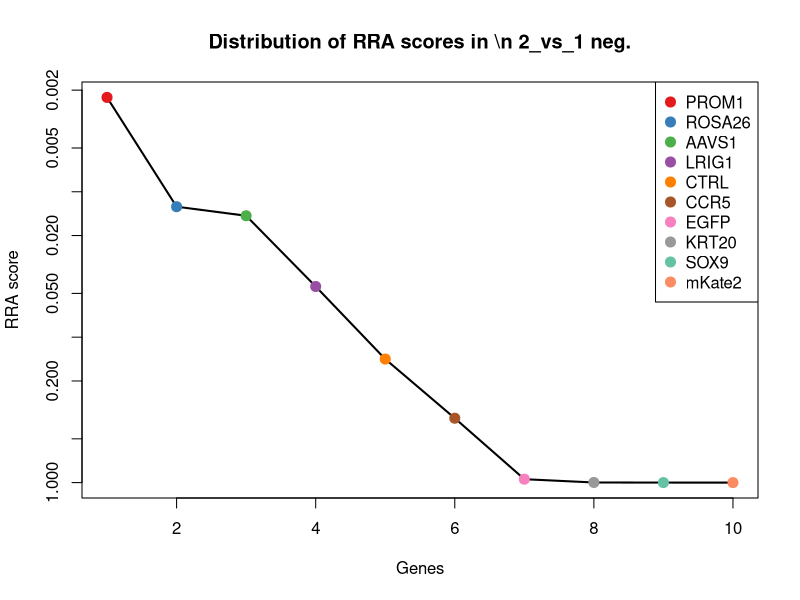
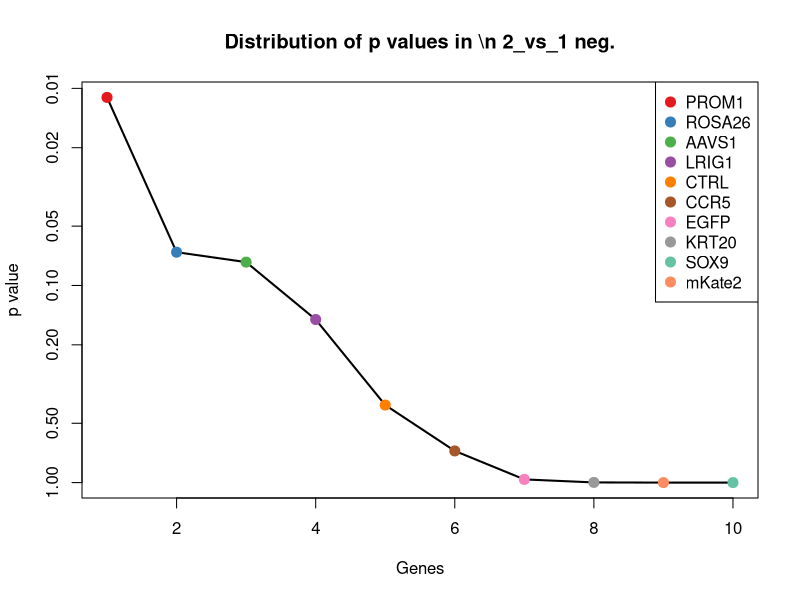
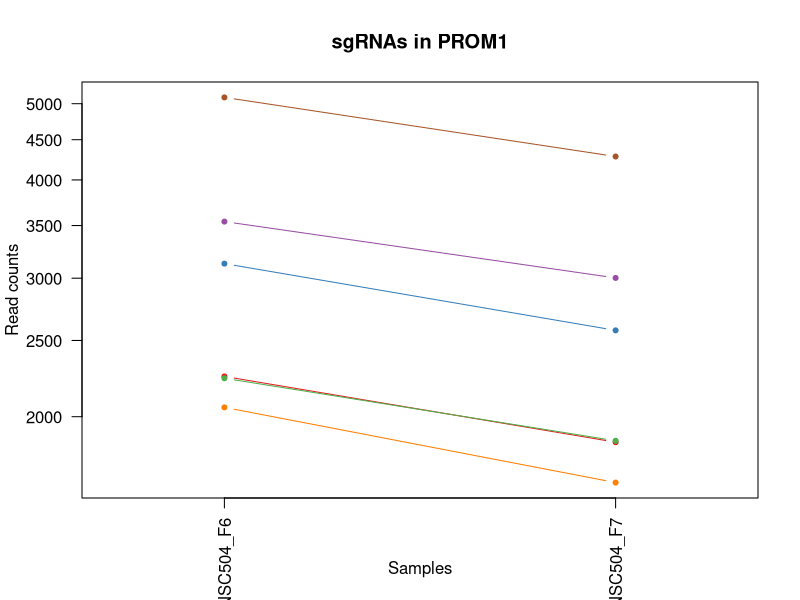
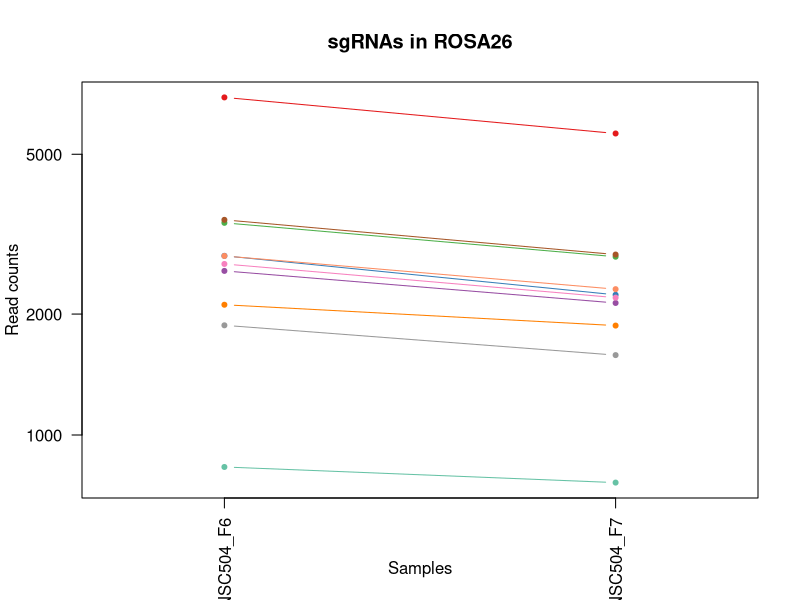
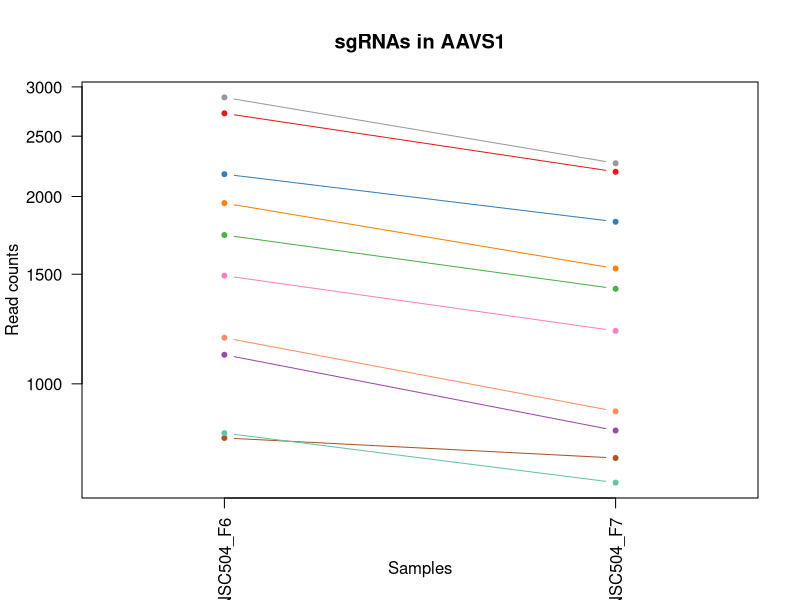
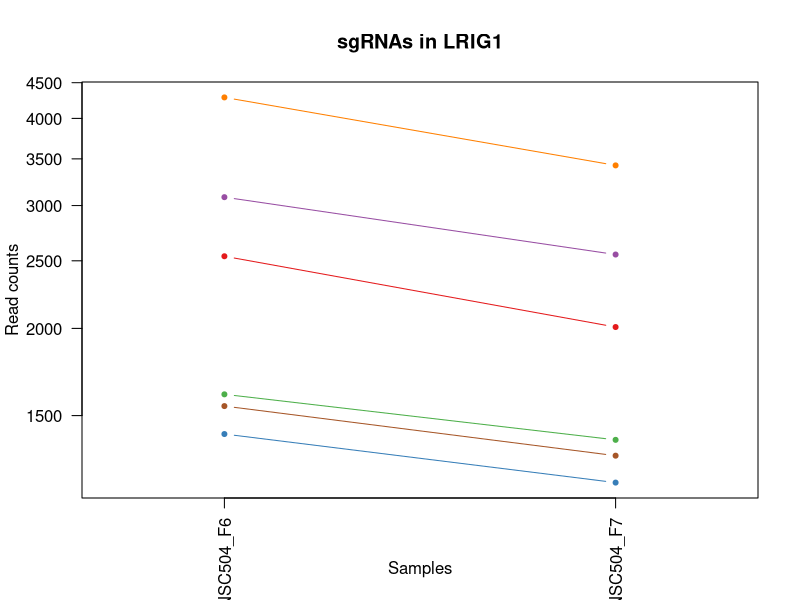
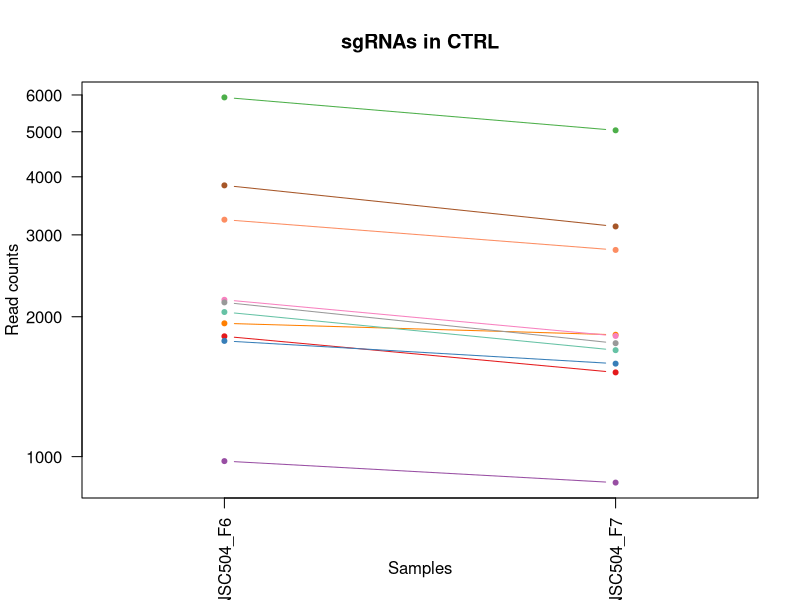
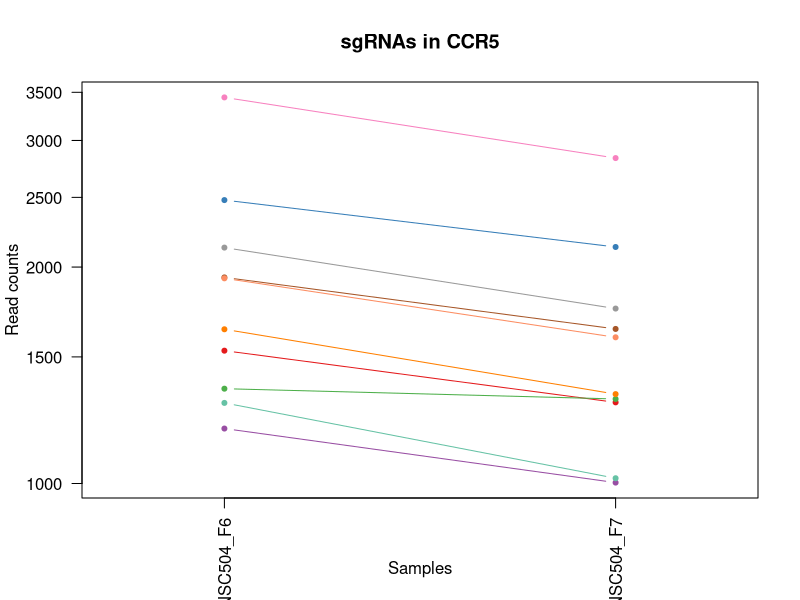

Write R code to recreate these figures, in order. (Note: this script raises an error after producing the figures.)
pdf(file='S4B_c1_t2.pdf',width=4.5,height=4.5);
gstable=read.table('S4B_c1_t2.gene_summary.txt',header=T)
# 
#
# parameters
# Do not modify the variables beginning with "__"

# gstablename='__GENE_SUMMARY_FILE__'
startindex=3
# outputfile='__OUTPUT_FILE__'
targetgenelist=c("PROM1","ROSA26","AAVS1","LRIG1","CTRL","CCR5","EGFP","KRT20","SOX9","mKate2")
# samplelabel=sub('.\\w+.\\w+$','',colnames(gstable)[startindex]);
samplelabel='2_vs_1 neg.'


# You need to write some codes in front of this code:
# gstable=read.table(gstablename,header=T)
# pdf(file=outputfile,width=6,height=6)


# set up color using RColorBrewer
#library(RColorBrewer)
#colors <- brewer.pal(length(targetgenelist), "Set1")

colors=c( "#E41A1C", "#377EB8", "#4DAF4A", "#984EA3", "#FF7F00",  "#A65628", "#F781BF",
          "#999999", "#66C2A5", "#FC8D62", "#8DA0CB", "#E78AC3", "#A6D854", "#FFD92F", "#E5C494", "#B3B3B3", 
          "#8DD3C7", "#FFFFB3", "#BEBADA", "#FB8072", "#80B1D3", "#FDB462", "#B3DE69", "#FCCDE5",
          "#D9D9D9", "#BC80BD", "#CCEBC5", "#FFED6F")

######
# function definition

plotrankedvalues<-function(val, tglist, ...){
  
  plot(val,log='y',ylim=c(max(val),min(val)),type='l',lwd=2, ...)
  if(length(tglist)>0){
    for(i in 1:length(tglist)){
      targetgene=tglist[i];
      tx=which(names(val)==targetgene);ty=val[targetgene];
      points(tx,ty,col=colors[(i %% length(colors)) ],cex=2,pch=20)
      # text(tx+50,ty,targetgene,col=colors[i])
    }
    legend('topright',tglist,pch=20,pt.cex = 2,cex=1,col=colors)
  }
}



plotrandvalues<-function(val,targetgenelist, ...){
  # choose the one with the best distance distribution
  
  mindiffvalue=0;
  randval=val;
  for(i in 1:20){
    randval0=sample(val)
    vindex=sort(which(names(randval0) %in% targetgenelist))
    if(max(vindex)>0.9*length(val)){
      # print('pass...')
      next;
    }
    mindiffind=min(diff(vindex));
    if (mindiffind > mindiffvalue){
      mindiffvalue=mindiffind;
      randval=randval0;
      # print(paste('Diff: ',mindiffvalue))
    }
  }
  plot(randval,log='y',ylim=c(max(randval),min(randval)),pch=20,col='grey', ...)
  
  if(length(targetgenelist)>0){
    for(i in 1:length(targetgenelist)){
      targetgene=targetgenelist[i];
      tx=which(names(randval)==targetgene);ty=randval[targetgene];
      points(tx,ty,col=colors[(i %% length(colors)) ],cex=2,pch=20)
      text(tx+50,ty,targetgene,col=colors[i])
    }
  }
  
}




# set.seed(1235)



pvec=gstable[,startindex]
names(pvec)=gstable[,'id']
pvec=sort(pvec);

plotrankedvalues(pvec,targetgenelist,xlab='Genes',ylab='RRA score',main=paste('Distribution of RRA scores in \\n',samplelabel))

# plotrandvalues(pvec,targetgenelist,xlab='Genes',ylab='RRA score',main=paste('Distribution of RRA scores in \\n',samplelabel))


pvec=gstable[,startindex+1]
names(pvec)=gstable[,'id']
pvec=sort(pvec);

plotrankedvalues(pvec,targetgenelist,xlab='Genes',ylab='p value',main=paste('Distribution of p values in \\n',samplelabel))

# plotrandvalues(pvec,targetgenelist,xlab='Genes',ylab='p value',main=paste('Distribution of p values in \\n',samplelabel))



# you need to write after this code:
# dev.off()






# parameters
# Do not modify the variables beginning with "__"
targetmat=list(c(2249.140478180906,1855.2353510091634),c(3129.682686841665,2574.125495789453),c(2237.0782561444576,1862.8254430355014),c(3539.798236080923,3001.339246986186),c(2054.28919913058,1648.1342685762293),c(5092.11342584852,4282.980500576386))
targetgene="PROM1"
collabel=c("S30_MNSC504_F6","S31_MNSC504_F7")

# set up color using RColorBrewer
#library(RColorBrewer)
#colors <- brewer.pal(length(targetgenelist), "Set1")

colors=c( "#E41A1C", "#377EB8", "#4DAF4A", "#984EA3", "#FF7F00",  "#A65628", "#F781BF",
          "#999999", "#66C2A5", "#FC8D62", "#8DA0CB", "#E78AC3", "#A6D854", "#FFD92F", "#E5C494", "#B3B3B3", 
          "#8DD3C7", "#FFFFB3", "#BEBADA", "#FB8072", "#80B1D3", "#FDB462", "#B3DE69", "#FCCDE5",
          "#D9D9D9", "#BC80BD", "#CCEBC5", "#FFED6F")


## code

targetmatvec=unlist(targetmat)+1
yrange=range(targetmatvec[targetmatvec>0]);
# yrange[1]=1; # set the minimum value to 1
for(i in 1:length(targetmat)){
  vali=targetmat[[i]]+1;
  if(i==1){
    plot(1:length(vali),vali,type='b',las=1,pch=20,main=paste('sgRNAs in',targetgene),ylab='Read counts',xlab='Samples',xlim=c(0.7,length(vali)+0.3),ylim = yrange,col=colors[(i %% length(colors))],xaxt='n',log='y')
    axis(1,at=1:length(vali),labels=(collabel),las=2)
    # lines(0:100,rep(1,101),col='black');
  }else{
    lines(1:length(vali),vali,type='b',pch=20,col=colors[(i %% length(colors))])
  }
}




# parameters
# Do not modify the variables beginning with "__"
targetmat=list(c(6926.4990386223035,5631.84828354272),c(2791.9404698211,2232.5713546042475),c(3373.710717271359,2777.9736816396708),c(2560.902524661428,2130.6472616791384),c(2109.033129911386,1871.4998339227448),c(3432.166100986457,2812.671245188644),c(2664.8232068216016,2196.789492194369),c(1874.2837318174218,1579.8234403391882),c(831.3654572813911,760.0935014946953),c(2790.084743353954,2306.3036771458155))
targetgene="ROSA26"
collabel=c("S30_MNSC504_F6","S31_MNSC504_F7")

# set up color using RColorBrewer
#library(RColorBrewer)
#colors <- brewer.pal(length(targetgenelist), "Set1")

colors=c( "#E41A1C", "#377EB8", "#4DAF4A", "#984EA3", "#FF7F00",  "#A65628", "#F781BF",
          "#999999", "#66C2A5", "#FC8D62", "#8DA0CB", "#E78AC3", "#A6D854", "#FFD92F", "#E5C494", "#B3B3B3", 
          "#8DD3C7", "#FFFFB3", "#BEBADA", "#FB8072", "#80B1D3", "#FDB462", "#B3DE69", "#FCCDE5",
          "#D9D9D9", "#BC80BD", "#CCEBC5", "#FFED6F")


## code

targetmatvec=unlist(targetmat)+1
yrange=range(targetmatvec[targetmatvec>0]);
# yrange[1]=1; # set the minimum value to 1
for(i in 1:length(targetmat)){
  vali=targetmat[[i]]+1;
  if(i==1){
    plot(1:length(vali),vali,type='b',las=1,pch=20,main=paste('sgRNAs in',targetgene),ylab='Read counts',xlab='Samples',xlim=c(0.7,length(vali)+0.3),ylim = yrange,col=colors[(i %% length(colors))],xaxt='n',log='y')
    axis(1,at=1:length(vali),labels=(collabel),las=2)
    # lines(0:100,rep(1,101),col='black');
  }else{
    lines(1:length(vali),vali,type='b',pch=20,col=colors[(i %% length(colors))])
  }
}




# parameters
# Do not modify the variables beginning with "__"
targetmat=list(c(2719.5671376024075,2190.2836990289366),c(2171.1999665607755,1820.5377874601902),c(1733.2485203143285,1420.4315077860924),c(1112.5080170540043,840.3316172016958),c(1950.3685169704063,1531.0299915984447),c(817.4475087777963,759.0092026337899),c(1491.0762163517807,1215.499023074969),c(2884.726793178398,2260.763124987788),c(832.293320514964,692.8669721185596),c(1184.8813492726968,902.1366522733044))
targetgene="AAVS1"
collabel=c("S30_MNSC504_F6","S31_MNSC504_F7")

# set up color using RColorBrewer
#library(RColorBrewer)
#colors <- brewer.pal(length(targetgenelist), "Set1")

colors=c( "#E41A1C", "#377EB8", "#4DAF4A", "#984EA3", "#FF7F00",  "#A65628", "#F781BF",
          "#999999", "#66C2A5", "#FC8D62", "#8DA0CB", "#E78AC3", "#A6D854", "#FFD92F", "#E5C494", "#B3B3B3", 
          "#8DD3C7", "#FFFFB3", "#BEBADA", "#FB8072", "#80B1D3", "#FDB462", "#B3DE69", "#FCCDE5",
          "#D9D9D9", "#BC80BD", "#CCEBC5", "#FFED6F")


## code

targetmatvec=unlist(targetmat)+1
yrange=range(targetmatvec[targetmatvec>0]);
# yrange[1]=1; # set the minimum value to 1
for(i in 1:length(targetmat)){
  vali=targetmat[[i]]+1;
  if(i==1){
    plot(1:length(vali),vali,type='b',las=1,pch=20,main=paste('sgRNAs in',targetgene),ylab='Read counts',xlab='Samples',xlim=c(0.7,length(vali)+0.3),ylim = yrange,col=colors[(i %% length(colors))],xaxt='n',log='y')
    axis(1,at=1:length(vali),labels=(collabel),las=2)
    # lines(0:100,rep(1,101),col='black');
  }else{
    lines(1:length(vali),vali,type='b',pch=20,col=colors[(i %% length(colors))])
  }
}




# parameters
# Do not modify the variables beginning with "__"
targetmat=list(c(2536.7780805885304,2008.1214903968269),c(1410.3521150309311,1201.4031378831987),c(1607.9869837819763,1383.5653465153084),c(3083.289525163016,2551.355219710439),c(4285.800275873599,3424.2158027392975),c(1546.7480103661594,1313.0859205564564))
targetgene="LRIG1"
collabel=c("S30_MNSC504_F6","S31_MNSC504_F7")

# set up color using RColorBrewer
#library(RColorBrewer)
#colors <- brewer.pal(length(targetgenelist), "Set1")

colors=c( "#E41A1C", "#377EB8", "#4DAF4A", "#984EA3", "#FF7F00",  "#A65628", "#F781BF",
          "#999999", "#66C2A5", "#FC8D62", "#8DA0CB", "#E78AC3", "#A6D854", "#FFD92F", "#E5C494", "#B3B3B3", 
          "#8DD3C7", "#FFFFB3", "#BEBADA", "#FB8072", "#80B1D3", "#FDB462", "#B3DE69", "#FCCDE5",
          "#D9D9D9", "#BC80BD", "#CCEBC5", "#FFED6F")


## code

targetmatvec=unlist(targetmat)+1
yrange=range(targetmatvec[targetmatvec>0]);
# yrange[1]=1; # set the minimum value to 1
for(i in 1:length(targetmat)){
  vali=targetmat[[i]]+1;
  if(i==1){
    plot(1:length(vali),vali,type='b',las=1,pch=20,main=paste('sgRNAs in',targetgene),ylab='Read counts',xlab='Samples',xlim=c(0.7,length(vali)+0.3),ylim = yrange,col=colors[(i %% length(colors))],xaxt='n',log='y')
    axis(1,at=1:length(vali),labels=(collabel),las=2)
    # lines(0:100,rep(1,101),col='black');
  }else{
    lines(1:length(vali),vali,type='b',pch=20,col=colors[(i %% length(colors))])
  }
}




# parameters
# Do not modify the variables beginning with "__"
targetmat=list(c(1813.972621635178,1516.9341064066743),c(1773.1466393579667,1584.16063578281),c(5927.190336064203,5035.4839100447425),c(977.0399849523491,878.2820773333854),c(1934.5948419996655,1828.1278794865282),c(3833.0030178899847,3127.117914851214),c(2173.9835562614944,1817.284890877474),c(2146.1476592543054,1753.3112580840545),c(2045.9384300284232,1693.6748207342569),c(3233.603369001839,2783.395175944198))
targetgene="CTRL"
collabel=c("S30_MNSC504_F6","S31_MNSC504_F7")

# set up color using RColorBrewer
#library(RColorBrewer)
#colors <- brewer.pal(length(targetgenelist), "Set1")

colors=c( "#E41A1C", "#377EB8", "#4DAF4A", "#984EA3", "#FF7F00",  "#A65628", "#F781BF",
          "#999999", "#66C2A5", "#FC8D62", "#8DA0CB", "#E78AC3", "#A6D854", "#FFD92F", "#E5C494", "#B3B3B3", 
          "#8DD3C7", "#FFFFB3", "#BEBADA", "#FB8072", "#80B1D3", "#FDB462", "#B3DE69", "#FCCDE5",
          "#D9D9D9", "#BC80BD", "#CCEBC5", "#FFED6F")


## code

targetmatvec=unlist(targetmat)+1
yrange=range(targetmatvec[targetmatvec>0]);
# yrange[1]=1; # set the minimum value to 1
for(i in 1:length(targetmat)){
  vali=targetmat[[i]]+1;
  if(i==1){
    plot(1:length(vali),vali,type='b',las=1,pch=20,main=paste('sgRNAs in',targetgene),ylab='Read counts',xlab='Samples',xlim=c(0.7,length(vali)+0.3),ylim = yrange,col=colors[(i %% length(colors))],xaxt='n',log='y')
    axis(1,at=1:length(vali),labels=(collabel),las=2)
    # lines(0:100,rep(1,101),col='black');
  }else{
    lines(1:length(vali),vali,type='b',pch=20,col=colors[(i %% length(colors))])
  }
}




# parameters
# Do not modify the variables beginning with "__"
targetmat=list(c(1529.1186089282728,1295.7371387819699),c(2477.3948336398594,2131.731560540044),c(1353.7524577829793,1309.8330239737402),c(1191.3763919077078,1001.8921474766025),c(1637.6786072563116,1330.434702330943),c(1933.6669787660926,1639.4598776889861),c(3442.3725965557596,2834.3572224067525),c(2127.5903945828454,1750.0583615013384),c(1293.4413476007355,1015.988032668373),c(1928.0997993646547,1596.0879232527695))
targetgene="CCR5"
collabel=c("S30_MNSC504_F6","S31_MNSC504_F7")

# set up color using RColorBrewer
#library(RColorBrewer)
#colors <- brewer.pal(length(targetgenelist), "Set1")

colors=c( "#E41A1C", "#377EB8", "#4DAF4A", "#984EA3", "#FF7F00",  "#A65628", "#F781BF",
          "#999999", "#66C2A5", "#FC8D62", "#8DA0CB", "#E78AC3", "#A6D854", "#FFD92F", "#E5C494", "#B3B3B3", 
          "#8DD3C7", "#FFFFB3", "#BEBADA", "#FB8072", "#80B1D3", "#FDB462", "#B3DE69", "#FCCDE5",
          "#D9D9D9", "#BC80BD", "#CCEBC5", "#FFED6F")


## code

targetmatvec=unlist(targetmat)+1
yrange=range(targetmatvec[targetmatvec>0]);
# yrange[1]=1; # set the minimum value to 1
for(i in 1:length(targetmat)){
  vali=targetmat[[i]]+1;
  if(i==1){
    plot(1:length(vali),vali,type='b',las=1,pch=20,main=paste('sgRNAs in',targetgene),ylab='Read counts',xlab='Samples',xlim=c(0.7,length(vali)+0.3),ylim = yrange,col=colors[(i %% length(colors))],xaxt='n',log='y')
    axis(1,at=1:length(vali),labels=(collabel),las=2)
    # lines(0:100,rep(1,101),col='black');
  }else{
    lines(1:length(vali),vali,type='b',pch=20,col=colors[(i %% length(colors))])
  }
}




# parameters
# Do not modify the variables beginning with "__"
targetmat=list(c(2581.315515800033,2465.6956096989115),c(3091.640294265173,2760.624899865184),c(1683.1439057013877,1373.8066567671597),c(1646.9572395920413,1608.015210722729),c(2680.596881792342,2605.57016275571),c(3319.8946497241263,3052.3012934487406))
targetgene="EGFP"
collabel=c("S30_MNSC504_F6","S31_MNSC504_F7")

# set up color using RColorBrewer
#library(RColorBrewer)
#colors <- brewer.pal(length(targetgenelist), "Set1")

colors=c( "#E41A1C", "#377EB8", "#4DAF4A", "#984EA3", "#FF7F00",  "#A65628", "#F781BF",
          "#999999", "#66C2A5", "#FC8D62", "#8DA0CB", "#E78AC3", "#A6D854", "#FFD92F", "#E5C494", "#B3B3B3", 
          "#8DD3C7", "#FFFFB3", "#BEBADA", "#FB8072", "#80B1D3", "#FDB462", "#B3DE69", "#FCCDE5",
          "#D9D9D9", "#BC80BD", "#CCEBC5", "#FFED6F")


## code

targetmatvec=unlist(targetmat)+1
yrange=range(targetmatvec[targetmatvec>0]);
# yrange[1]=1; # set the minimum value to 1
for(i in 1:length(targetmat)){
  vali=targetmat[[i]]+1;
  if(i==1){
    plot(1:length(vali),vali,type='b',las=1,pch=20,main=paste('sgRNAs in',targetgene),ylab='Read counts',xlab='Samples',xlim=c(0.7,length(vali)+0.3),ylim = yrange,col=colors[(i %% length(colors))],xaxt='n',log='y')
    axis(1,at=1:length(vali),labels=(collabel),las=2)
    # lines(0:100,rep(1,101),col='black');
  }else{
    lines(1:length(vali),vali,type='b',pch=20,col=colors[(i %% length(colors))])
  }
}




# parameters
# Do not modify the variables beginning with "__"
targetmat=list(c(1961.5028757732819,1832.4650749301497),c(2528.4273114863736,2770.383589613333),c(2123.878941648554,1995.109904065962),c(1039.2068216017387,986.7119634239268),c(3374.638580504932,3161.815478400187),c(1539.3251044975755,1491.9952326058497))
targetgene="KRT20"
collabel=c("S30_MNSC504_F6","S31_MNSC504_F7")

# set up color using RColorBrewer
#library(RColorBrewer)
#colors <- brewer.pal(length(targetgenelist), "Set1")

colors=c( "#E41A1C", "#377EB8", "#4DAF4A", "#984EA3", "#FF7F00",  "#A65628", "#F781BF",
          "#999999", "#66C2A5", "#FC8D62", "#8DA0CB", "#E78AC3", "#A6D854", "#FFD92F", "#E5C494", "#B3B3B3", 
          "#8DD3C7", "#FFFFB3", "#BEBADA", "#FB8072", "#80B1D3", "#FDB462", "#B3DE69", "#FCCDE5",
          "#D9D9D9", "#BC80BD", "#CCEBC5", "#FFED6F")


## code

targetmatvec=unlist(targetmat)+1
yrange=range(targetmatvec[targetmatvec>0]);
# yrange[1]=1; # set the minimum value to 1
for(i in 1:length(targetmat)){
  vali=targetmat[[i]]+1;
  if(i==1){
    plot(1:length(vali),vali,type='b',las=1,pch=20,main=paste('sgRNAs in',targetgene),ylab='Read counts',xlab='Samples',xlim=c(0.7,length(vali)+0.3),ylim = yrange,col=colors[(i %% length(colors))],xaxt='n',log='y')
    axis(1,at=1:length(vali),labels=(collabel),las=2)
    # lines(0:100,rep(1,101),col='black');
  }else{
    lines(1:length(vali),vali,type='b',pch=20,col=colors[(i %% length(colors))])
  }
}




# parameters
# Do not modify the variables beginning with "__"
targetmat=list(c(2106.249540210667,2251.0044352396394),c(1366.742543053001,1840.0551669564877),c(1137.5603243604749,1372.7223579062543),c(798.8902441063367,1344.5305875227134),c(1500.3548486875104,2466.779908559817),c(2838.333631499749,3204.1031339754986))
targetgene="SOX9"
collabel=c("S30_MNSC504_F6","S31_MNSC504_F7")

# set up color using RColorBrewer
#library(RColorBrewer)
#colors <- brewer.pal(length(targetgenelist), "Set1")

colors=c( "#E41A1C", "#377EB8", "#4DAF4A", "#984EA3", "#FF7F00",  "#A65628", "#F781BF",
          "#999999", "#66C2A5", "#FC8D62", "#8DA0CB", "#E78AC3", "#A6D854", "#FFD92F", "#E5C494", "#B3B3B3", 
          "#8DD3C7", "#FFFFB3", "#BEBADA", "#FB8072", "#80B1D3", "#FDB462", "#B3DE69", "#FCCDE5",
          "#D9D9D9", "#BC80BD", "#CCEBC5", "#FFED6F")


## code

targetmatvec=unlist(targetmat)+1
yrange=range(targetmatvec[targetmatvec>0]);
# yrange[1]=1; # set the minimum value to 1
for(i in 1:length(targetmat)){
  vali=targetmat[[i]]+1;
  if(i==1){
    plot(1:length(vali),vali,type='b',las=1,pch=20,main=paste('sgRNAs in',targetgene),ylab='Read counts',xlab='Samples',xlim=c(0.7,length(vali)+0.3),ylim = yrange,col=colors[(i %% length(colors))],xaxt='n',log='y')
    axis(1,at=1:length(vali),labels=(collabel),las=2)
    # lines(0:100,rep(1,101),col='black');
  }else{
    lines(1:length(vali),vali,type='b',pch=20,col=colors[(i %% length(colors))])
  }
}




# parameters
# Do not modify the variables beginning with "__"
targetmat=list(c(756.2085353619796,3698.5434145483673),c(806.3131499749205,4631.040434927024),c(722.8054589533523,4284.064799437291),c(1157.0454522655075,2721.5901408725895),c(689.4023825447249,3321.207410953283),c(1237.7695535863568,6283.511898946875))
targetgene="mKate2"
collabel=c("S30_MNSC504_F6","S31_MNSC504_F7")

# set up color using RColorBrewer
#library(RColorBrewer)
#colors <- brewer.pal(length(targetgenelist), "Set1")

colors=c( "#E41A1C", "#377EB8", "#4DAF4A", "#984EA3", "#FF7F00",  "#A65628", "#F781BF",
          "#999999", "#66C2A5", "#FC8D62", "#8DA0CB", "#E78AC3", "#A6D854", "#FFD92F", "#E5C494", "#B3B3B3", 
          "#8DD3C7", "#FFFFB3", "#BEBADA", "#FB8072", "#80B1D3", "#FDB462", "#B3DE69", "#FCCDE5",
          "#D9D9D9", "#BC80BD", "#CCEBC5", "#FFED6F")


## code

targetmatvec=unlist(targetmat)+1
yrange=range(targetmatvec[targetmatvec>0]);
# yrange[1]=1; # set the minimum value to 1
for(i in 1:length(targetmat)){
  vali=targetmat[[i]]+1;
  if(i==1){
    plot(1:length(vali),vali,type='b',las=1,pch=20,main=paste('sgRNAs in',targetgene),ylab='Read counts',xlab='Samples',xlim=c(0.7,length(vali)+0.3),ylim = yrange,col=colors[(i %% length(colors))],xaxt='n',log='y')
    axis(1,at=1:length(vali),labels=(collabel),las=2)
    # lines(0:100,rep(1,101),col='black');
  }else{
    lines(1:length(vali),vali,type='b',pch=20,col=colors[(i %% length(colors))])
  }
}



# 
#
# parameters
# Do not modify the variables beginning with "__"

# gstablename='__GENE_SUMMARY_FILE__'
startindex=9
# outputfile='__OUTPUT_FILE__'
targetgenelist=c("mKate2","SOX9","KRT20","EGFP","CCR5","AAVS1","ROSA26","LRIG1","CTRL","PROM1")
# samplelabel=sub('.\\w+.\\w+$','',colnames(gstable)[startindex]);
samplelabel='2_vs_1 pos.'


# You need to write some codes in front of this code:
# gstable=read.table(gstablename,header=T)
# pdf(file=outputfile,width=6,height=6)


# set up color using RColorBrewer
#library(RColorBrewer)
#colors <- brewer.pal(length(targetgenelist), "Set1")

colors=c( "#E41A1C", "#377EB8", "#4DAF4A", "#984EA3", "#FF7F00",  "#A65628", "#F781BF",
          "#999999", "#66C2A5", "#FC8D62", "#8DA0CB", "#E78AC3", "#A6D854", "#FFD92F", "#E5C494", "#B3B3B3", 
          "#8DD3C7", "#FFFFB3", "#BEBADA", "#FB8072", "#80B1D3", "#FDB462", "#B3DE69", "#FCCDE5",
          "#D9D9D9", "#BC80BD", "#CCEBC5", "#FFED6F")

######
# function definition

plotrankedvalues<-function(val, tglist, ...){
  
  plot(val,log='y',ylim=c(max(val),min(val)),type='l',lwd=2, ...)
  if(length(tglist)>0){
    for(i in 1:length(tglist)){
      targetgene=tglist[i];
      tx=which(names(val)==targetgene);ty=val[targetgene];
      points(tx,ty,col=colors[(i %% length(colors)) ],cex=2,pch=20)
      # text(tx+50,ty,targetgene,col=colors[i])
    }
    legend('topright',tglist,pch=20,pt.cex = 2,cex=1,col=colors)
  }
}



plotrandvalues<-function(val,targetgenelist, ...){
  # choose the one with the best distance distribution
  
  mindiffvalue=0;
  randval=val;
  for(i in 1:20){
    randval0=sample(val)
    vindex=sort(which(names(randval0) %in% targetgenelist))
    if(max(vindex)>0.9*length(val)){
      # print('pass...')
      next;
    }
    mindiffind=min(diff(vindex));
    if (mindiffind > mindiffvalue){
      mindiffvalue=mindiffind;
      randval=randval0;
      # print(paste('Diff: ',mindiffvalue))
    }
  }
  plot(randval,log='y',ylim=c(max(randval),min(randval)),pch=20,col='grey', ...)
  
  if(length(targetgenelist)>0){
    for(i in 1:length(targetgenelist)){
      targetgene=targetgenelist[i];
      tx=which(names(randval)==targetgene);ty=randval[targetgene];
      points(tx,ty,col=colors[(i %% length(colors)) ],cex=2,pch=20)
      text(tx+50,ty,targetgene,col=colors[i])
    }
  }
  
}




# set.seed(1235)



pvec=gstable[,startindex]
names(pvec)=gstable[,'id']
pvec=sort(pvec);

plotrankedvalues(pvec,targetgenelist,xlab='Genes',ylab='RRA score',main=paste('Distribution of RRA scores in \\n',samplelabel))

# plotrandvalues(pvec,targetgenelist,xlab='Genes',ylab='RRA score',main=paste('Distribution of RRA scores in \\n',samplelabel))


pvec=gstable[,startindex+1]
names(pvec)=gstable[,'id']
pvec=sort(pvec);

plotrankedvalues(pvec,targetgenelist,xlab='Genes',ylab='p value',main=paste('Distribution of p values in \\n',samplelabel))

# plotrandvalues(pvec,targetgenelist,xlab='Genes',ylab='p value',main=paste('Distribution of p values in \\n',samplelabel))



# you need to write after this code:
# dev.off()






# parameters
# Do not modify the variables beginning with "__"
targetmat=list(c(756.2085353619796,3698.5434145483673),c(806.3131499749205,4631.040434927024),c(722.8054589533523,4284.064799437291),c(1157.0454522655075,2721.5901408725895),c(689.4023825447249,3321.207410953283),c(1237.7695535863568,6283.511898946875))
targetgene="mKate2"
collabel=c("S30_MNSC504_F6","S31_MNSC504_F7")

# set up color using RColorBrewer
#library(RColorBrewer)
#colors <- brewer.pal(length(targetgenelist), "Set1")

colors=c( "#E41A1C", "#377EB8", "#4DAF4A", "#984EA3", "#FF7F00",  "#A65628", "#F781BF",
          "#999999", "#66C2A5", "#FC8D62", "#8DA0CB", "#E78AC3", "#A6D854", "#FFD92F", "#E5C494", "#B3B3B3", 
          "#8DD3C7", "#FFFFB3", "#BEBADA", "#FB8072", "#80B1D3", "#FDB462", "#B3DE69", "#FCCDE5",
          "#D9D9D9", "#BC80BD", "#CCEBC5", "#FFED6F")


## code

targetmatvec=unlist(targetmat)+1
yrange=range(targetmatvec[targetmatvec>0]);
# yrange[1]=1; # set the minimum value to 1
for(i in 1:length(targetmat)){
  vali=targetmat[[i]]+1;
  if(i==1){
    plot(1:length(vali),vali,type='b',las=1,pch=20,main=paste('sgRNAs in',targetgene),ylab='Read counts',xlab='Samples',xlim=c(0.7,length(vali)+0.3),ylim = yrange,col=colors[(i %% length(colors))],xaxt='n',log='y')
    axis(1,at=1:length(vali),labels=(collabel),las=2)
    # lines(0:100,rep(1,101),col='black');
  }else{
    lines(1:length(vali),vali,type='b',pch=20,col=colors[(i %% length(colors))])
  }
}




# parameters
# Do not modify the variables beginning with "__"
targetmat=list(c(2106.249540210667,2251.0044352396394),c(1366.742543053001,1840.0551669564877),c(1137.5603243604749,1372.7223579062543),c(798.8902441063367,1344.5305875227134),c(1500.3548486875104,2466.779908559817),c(2838.333631499749,3204.1031339754986))
targetgene="SOX9"
collabel=c("S30_MNSC504_F6","S31_MNSC504_F7")

# set up color using RColorBrewer
#library(RColorBrewer)
#colors <- brewer.pal(length(targetgenelist), "Set1")

colors=c( "#E41A1C", "#377EB8", "#4DAF4A", "#984EA3", "#FF7F00",  "#A65628", "#F781BF",
          "#999999", "#66C2A5", "#FC8D62", "#8DA0CB", "#E78AC3", "#A6D854", "#FFD92F", "#E5C494", "#B3B3B3", 
          "#8DD3C7", "#FFFFB3", "#BEBADA", "#FB8072", "#80B1D3", "#FDB462", "#B3DE69", "#FCCDE5",
          "#D9D9D9", "#BC80BD", "#CCEBC5", "#FFED6F")


## code

targetmatvec=unlist(targetmat)+1
yrange=range(targetmatvec[targetmatvec>0]);
# yrange[1]=1; # set the minimum value to 1
for(i in 1:length(targetmat)){
  vali=targetmat[[i]]+1;
  if(i==1){
    plot(1:length(vali),vali,type='b',las=1,pch=20,main=paste('sgRNAs in',targetgene),ylab='Read counts',xlab='Samples',xlim=c(0.7,length(vali)+0.3),ylim = yrange,col=colors[(i %% length(colors))],xaxt='n',log='y')
    axis(1,at=1:length(vali),labels=(collabel),las=2)
    # lines(0:100,rep(1,101),col='black');
  }else{
    lines(1:length(vali),vali,type='b',pch=20,col=colors[(i %% length(colors))])
  }
}




# parameters
# Do not modify the variables beginning with "__"
targetmat=list(c(1961.5028757732819,1832.4650749301497),c(2528.4273114863736,2770.383589613333),c(2123.878941648554,1995.109904065962),c(1039.2068216017387,986.7119634239268),c(3374.638580504932,3161.815478400187),c(1539.3251044975755,1491.9952326058497))
targetgene="KRT20"
collabel=c("S30_MNSC504_F6","S31_MNSC504_F7")

# set up color using RColorBrewer
#library(RColorBrewer)
#colors <- brewer.pal(length(targetgenelist), "Set1")

colors=c( "#E41A1C", "#377EB8", "#4DAF4A", "#984EA3", "#FF7F00",  "#A65628", "#F781BF",
          "#999999", "#66C2A5", "#FC8D62", "#8DA0CB", "#E78AC3", "#A6D854", "#FFD92F", "#E5C494", "#B3B3B3", 
          "#8DD3C7", "#FFFFB3", "#BEBADA", "#FB8072", "#80B1D3", "#FDB462", "#B3DE69", "#FCCDE5",
          "#D9D9D9", "#BC80BD", "#CCEBC5", "#FFED6F")


## code

targetmatvec=unlist(targetmat)+1
yrange=range(targetmatvec[targetmatvec>0]);
# yrange[1]=1; # set the minimum value to 1
for(i in 1:length(targetmat)){
  vali=targetmat[[i]]+1;
  if(i==1){
    plot(1:length(vali),vali,type='b',las=1,pch=20,main=paste('sgRNAs in',targetgene),ylab='Read counts',xlab='Samples',xlim=c(0.7,length(vali)+0.3),ylim = yrange,col=colors[(i %% length(colors))],xaxt='n',log='y')
    axis(1,at=1:length(vali),labels=(collabel),las=2)
    # lines(0:100,rep(1,101),col='black');
  }else{
    lines(1:length(vali),vali,type='b',pch=20,col=colors[(i %% length(colors))])
  }
}




# parameters
# Do not modify the variables beginning with "__"
targetmat=list(c(2581.315515800033,2465.6956096989115),c(3091.640294265173,2760.624899865184),c(1683.1439057013877,1373.8066567671597),c(1646.9572395920413,1608.015210722729),c(2680.596881792342,2605.57016275571),c(3319.8946497241263,3052.3012934487406))
targetgene="EGFP"
collabel=c("S30_MNSC504_F6","S31_MNSC504_F7")

# set up color using RColorBrewer
#library(RColorBrewer)
#colors <- brewer.pal(length(targetgenelist), "Set1")

colors=c( "#E41A1C", "#377EB8", "#4DAF4A", "#984EA3", "#FF7F00",  "#A65628", "#F781BF",
          "#999999", "#66C2A5", "#FC8D62", "#8DA0CB", "#E78AC3", "#A6D854", "#FFD92F", "#E5C494", "#B3B3B3", 
          "#8DD3C7", "#FFFFB3", "#BEBADA", "#FB8072", "#80B1D3", "#FDB462", "#B3DE69", "#FCCDE5",
          "#D9D9D9", "#BC80BD", "#CCEBC5", "#FFED6F")


## code

targetmatvec=unlist(targetmat)+1
yrange=range(targetmatvec[targetmatvec>0]);
# yrange[1]=1; # set the minimum value to 1
for(i in 1:length(targetmat)){
  vali=targetmat[[i]]+1;
  if(i==1){
    plot(1:length(vali),vali,type='b',las=1,pch=20,main=paste('sgRNAs in',targetgene),ylab='Read counts',xlab='Samples',xlim=c(0.7,length(vali)+0.3),ylim = yrange,col=colors[(i %% length(colors))],xaxt='n',log='y')
    axis(1,at=1:length(vali),labels=(collabel),las=2)
    # lines(0:100,rep(1,101),col='black');
  }else{
    lines(1:length(vali),vali,type='b',pch=20,col=colors[(i %% length(colors))])
  }
}




# parameters
# Do not modify the variables beginning with "__"
targetmat=list(c(1529.1186089282728,1295.7371387819699),c(2477.3948336398594,2131.731560540044),c(1353.7524577829793,1309.8330239737402),c(1191.3763919077078,1001.8921474766025),c(1637.6786072563116,1330.434702330943),c(1933.6669787660926,1639.4598776889861),c(3442.3725965557596,2834.3572224067525),c(2127.5903945828454,1750.0583615013384),c(1293.4413476007355,1015.988032668373),c(1928.0997993646547,1596.0879232527695))
targetgene="CCR5"
collabel=c("S30_MNSC504_F6","S31_MNSC504_F7")

# set up color using RColorBrewer
#library(RColorBrewer)
#colors <- brewer.pal(length(targetgenelist), "Set1")

colors=c( "#E41A1C", "#377EB8", "#4DAF4A", "#984EA3", "#FF7F00",  "#A65628", "#F781BF",
          "#999999", "#66C2A5", "#FC8D62", "#8DA0CB", "#E78AC3", "#A6D854", "#FFD92F", "#E5C494", "#B3B3B3", 
          "#8DD3C7", "#FFFFB3", "#BEBADA", "#FB8072", "#80B1D3", "#FDB462", "#B3DE69", "#FCCDE5",
          "#D9D9D9", "#BC80BD", "#CCEBC5", "#FFED6F")


## code

targetmatvec=unlist(targetmat)+1
yrange=range(targetmatvec[targetmatvec>0]);
# yrange[1]=1; # set the minimum value to 1
for(i in 1:length(targetmat)){
  vali=targetmat[[i]]+1;
  if(i==1){
    plot(1:length(vali),vali,type='b',las=1,pch=20,main=paste('sgRNAs in',targetgene),ylab='Read counts',xlab='Samples',xlim=c(0.7,length(vali)+0.3),ylim = yrange,col=colors[(i %% length(colors))],xaxt='n',log='y')
    axis(1,at=1:length(vali),labels=(collabel),las=2)
    # lines(0:100,rep(1,101),col='black');
  }else{
    lines(1:length(vali),vali,type='b',pch=20,col=colors[(i %% length(colors))])
  }
}




# parameters
# Do not modify the variables beginning with "__"
targetmat=list(c(2719.5671376024075,2190.2836990289366),c(2171.1999665607755,1820.5377874601902),c(1733.2485203143285,1420.4315077860924),c(1112.5080170540043,840.3316172016958),c(1950.3685169704063,1531.0299915984447),c(817.4475087777963,759.0092026337899),c(1491.0762163517807,1215.499023074969),c(2884.726793178398,2260.763124987788),c(832.293320514964,692.8669721185596),c(1184.8813492726968,902.1366522733044))
targetgene="AAVS1"
collabel=c("S30_MNSC504_F6","S31_MNSC504_F7")

# set up color using RColorBrewer
#library(RColorBrewer)
#colors <- brewer.pal(length(targetgenelist), "Set1")

colors=c( "#E41A1C", "#377EB8", "#4DAF4A", "#984EA3", "#FF7F00",  "#A65628", "#F781BF",
          "#999999", "#66C2A5", "#FC8D62", "#8DA0CB", "#E78AC3", "#A6D854", "#FFD92F", "#E5C494", "#B3B3B3", 
          "#8DD3C7", "#FFFFB3", "#BEBADA", "#FB8072", "#80B1D3", "#FDB462", "#B3DE69", "#FCCDE5",
          "#D9D9D9", "#BC80BD", "#CCEBC5", "#FFED6F")


## code

targetmatvec=unlist(targetmat)+1
yrange=range(targetmatvec[targetmatvec>0]);
# yrange[1]=1; # set the minimum value to 1
for(i in 1:length(targetmat)){
  vali=targetmat[[i]]+1;
  if(i==1){
    plot(1:length(vali),vali,type='b',las=1,pch=20,main=paste('sgRNAs in',targetgene),ylab='Read counts',xlab='Samples',xlim=c(0.7,length(vali)+0.3),ylim = yrange,col=colors[(i %% length(colors))],xaxt='n',log='y')
    axis(1,at=1:length(vali),labels=(collabel),las=2)
    # lines(0:100,rep(1,101),col='black');
  }else{
    lines(1:length(vali),vali,type='b',pch=20,col=colors[(i %% length(colors))])
  }
}




# parameters
# Do not modify the variables beginning with "__"
targetmat=list(c(6926.4990386223035,5631.84828354272),c(2791.9404698211,2232.5713546042475),c(3373.710717271359,2777.9736816396708),c(2560.902524661428,2130.6472616791384),c(2109.033129911386,1871.4998339227448),c(3432.166100986457,2812.671245188644),c(2664.8232068216016,2196.789492194369),c(1874.2837318174218,1579.8234403391882),c(831.3654572813911,760.0935014946953),c(2790.084743353954,2306.3036771458155))
targetgene="ROSA26"
collabel=c("S30_MNSC504_F6","S31_MNSC504_F7")

# set up color using RColorBrewer
#library(RColorBrewer)
#colors <- brewer.pal(length(targetgenelist), "Set1")

colors=c( "#E41A1C", "#377EB8", "#4DAF4A", "#984EA3", "#FF7F00",  "#A65628", "#F781BF",
          "#999999", "#66C2A5", "#FC8D62", "#8DA0CB", "#E78AC3", "#A6D854", "#FFD92F", "#E5C494", "#B3B3B3", 
          "#8DD3C7", "#FFFFB3", "#BEBADA", "#FB8072", "#80B1D3", "#FDB462", "#B3DE69", "#FCCDE5",
          "#D9D9D9", "#BC80BD", "#CCEBC5", "#FFED6F")


## code

targetmatvec=unlist(targetmat)+1
yrange=range(targetmatvec[targetmatvec>0]);
# yrange[1]=1; # set the minimum value to 1
for(i in 1:length(targetmat)){
  vali=targetmat[[i]]+1;
  if(i==1){
    plot(1:length(vali),vali,type='b',las=1,pch=20,main=paste('sgRNAs in',targetgene),ylab='Read counts',xlab='Samples',xlim=c(0.7,length(vali)+0.3),ylim = yrange,col=colors[(i %% length(colors))],xaxt='n',log='y')
    axis(1,at=1:length(vali),labels=(collabel),las=2)
    # lines(0:100,rep(1,101),col='black');
  }else{
    lines(1:length(vali),vali,type='b',pch=20,col=colors[(i %% length(colors))])
  }
}




# parameters
# Do not modify the variables beginning with "__"
targetmat=list(c(2536.7780805885304,2008.1214903968269),c(1410.3521150309311,1201.4031378831987),c(1607.9869837819763,1383.5653465153084),c(3083.289525163016,2551.355219710439),c(4285.800275873599,3424.2158027392975),c(1546.7480103661594,1313.0859205564564))
targetgene="LRIG1"
collabel=c("S30_MNSC504_F6","S31_MNSC504_F7")

# set up color using RColorBrewer
#library(RColorBrewer)
#colors <- brewer.pal(length(targetgenelist), "Set1")

colors=c( "#E41A1C", "#377EB8", "#4DAF4A", "#984EA3", "#FF7F00",  "#A65628", "#F781BF",
          "#999999", "#66C2A5", "#FC8D62", "#8DA0CB", "#E78AC3", "#A6D854", "#FFD92F", "#E5C494", "#B3B3B3", 
          "#8DD3C7", "#FFFFB3", "#BEBADA", "#FB8072", "#80B1D3", "#FDB462", "#B3DE69", "#FCCDE5",
          "#D9D9D9", "#BC80BD", "#CCEBC5", "#FFED6F")


## code

targetmatvec=unlist(targetmat)+1
yrange=range(targetmatvec[targetmatvec>0]);
# yrange[1]=1; # set the minimum value to 1
for(i in 1:length(targetmat)){
  vali=targetmat[[i]]+1;
  if(i==1){
    plot(1:length(vali),vali,type='b',las=1,pch=20,main=paste('sgRNAs in',targetgene),ylab='Read counts',xlab='Samples',xlim=c(0.7,length(vali)+0.3),ylim = yrange,col=colors[(i %% length(colors))],xaxt='n',log='y')
    axis(1,at=1:length(vali),labels=(collabel),las=2)
    # lines(0:100,rep(1,101),col='black');
  }else{
    lines(1:length(vali),vali,type='b',pch=20,col=colors[(i %% length(colors))])
  }
}




# parameters
# Do not modify the variables beginning with "__"
targetmat=list(c(1813.972621635178,1516.9341064066743),c(1773.1466393579667,1584.16063578281),c(5927.190336064203,5035.4839100447425),c(977.0399849523491,878.2820773333854),c(1934.5948419996655,1828.1278794865282),c(3833.0030178899847,3127.117914851214),c(2173.9835562614944,1817.284890877474),c(2146.1476592543054,1753.3112580840545),c(2045.9384300284232,1693.6748207342569),c(3233.603369001839,2783.395175944198))
targetgene="CTRL"
collabel=c("S30_MNSC504_F6","S31_MNSC504_F7")

# set up color using RColorBrewer
#library(RColorBrewer)
#colors <- brewer.pal(length(targetgenelist), "Set1")

colors=c( "#E41A1C", "#377EB8", "#4DAF4A", "#984EA3", "#FF7F00",  "#A65628", "#F781BF",
          "#999999", "#66C2A5", "#FC8D62", "#8DA0CB", "#E78AC3", "#A6D854", "#FFD92F", "#E5C494", "#B3B3B3", 
          "#8DD3C7", "#FFFFB3", "#BEBADA", "#FB8072", "#80B1D3", "#FDB462", "#B3DE69", "#FCCDE5",
          "#D9D9D9", "#BC80BD", "#CCEBC5", "#FFED6F")


## code

targetmatvec=unlist(targetmat)+1
yrange=range(targetmatvec[targetmatvec>0]);
# yrange[1]=1; # set the minimum value to 1
for(i in 1:length(targetmat)){
  vali=targetmat[[i]]+1;
  if(i==1){
    plot(1:length(vali),vali,type='b',las=1,pch=20,main=paste('sgRNAs in',targetgene),ylab='Read counts',xlab='Samples',xlim=c(0.7,length(vali)+0.3),ylim = yrange,col=colors[(i %% length(colors))],xaxt='n',log='y')
    axis(1,at=1:length(vali),labels=(collabel),las=2)
    # lines(0:100,rep(1,101),col='black');
  }else{
    lines(1:length(vali),vali,type='b',pch=20,col=colors[(i %% length(colors))])
  }
}




# parameters
# Do not modify the variables beginning with "__"
targetmat=list(c(2249.140478180906,1855.2353510091634),c(3129.682686841665,2574.125495789453),c(2237.0782561444576,1862.8254430355014),c(3539.798236080923,3001.339246986186),c(2054.28919913058,1648.1342685762293),c(5092.11342584852,4282.980500576386))
targetgene="PROM1"
collabel=c("S30_MNSC504_F6","S31_MNSC504_F7")

# set up color using RColorBrewer
#library(RColorBrewer)
#colors <- brewer.pal(length(targetgenelist), "Set1")

colors=c( "#E41A1C", "#377EB8", "#4DAF4A", "#984EA3", "#FF7F00",  "#A65628", "#F781BF",
          "#999999", "#66C2A5", "#FC8D62", "#8DA0CB", "#E78AC3", "#A6D854", "#FFD92F", "#E5C494", "#B3B3B3", 
          "#8DD3C7", "#FFFFB3", "#BEBADA", "#FB8072", "#80B1D3", "#FDB462", "#B3DE69", "#FCCDE5",
          "#D9D9D9", "#BC80BD", "#CCEBC5", "#FFED6F")


## code

targetmatvec=unlist(targetmat)+1
yrange=range(targetmatvec[targetmatvec>0]);
# yrange[1]=1; # set the minimum value to 1
for(i in 1:length(targetmat)){
  vali=targetmat[[i]]+1;
  if(i==1){
    plot(1:length(vali),vali,type='b',las=1,pch=20,main=paste('sgRNAs in',targetgene),ylab='Read counts',xlab='Samples',xlim=c(0.7,length(vali)+0.3),ylim = yrange,col=colors[(i %% length(colors))],xaxt='n',log='y')
    axis(1,at=1:length(vali),labels=(collabel),las=2)
    # lines(0:100,rep(1,101),col='black');
  }else{
    lines(1:length(vali),vali,type='b',pch=20,col=colors[(i %% length(colors))])
  }
}



dev.off()
Sweave("S4B_c1_t2_summary.Rnw");
library(tools);

texi2dvi("S4B_c1_t2_summary.tex",pdf=TRUE);
